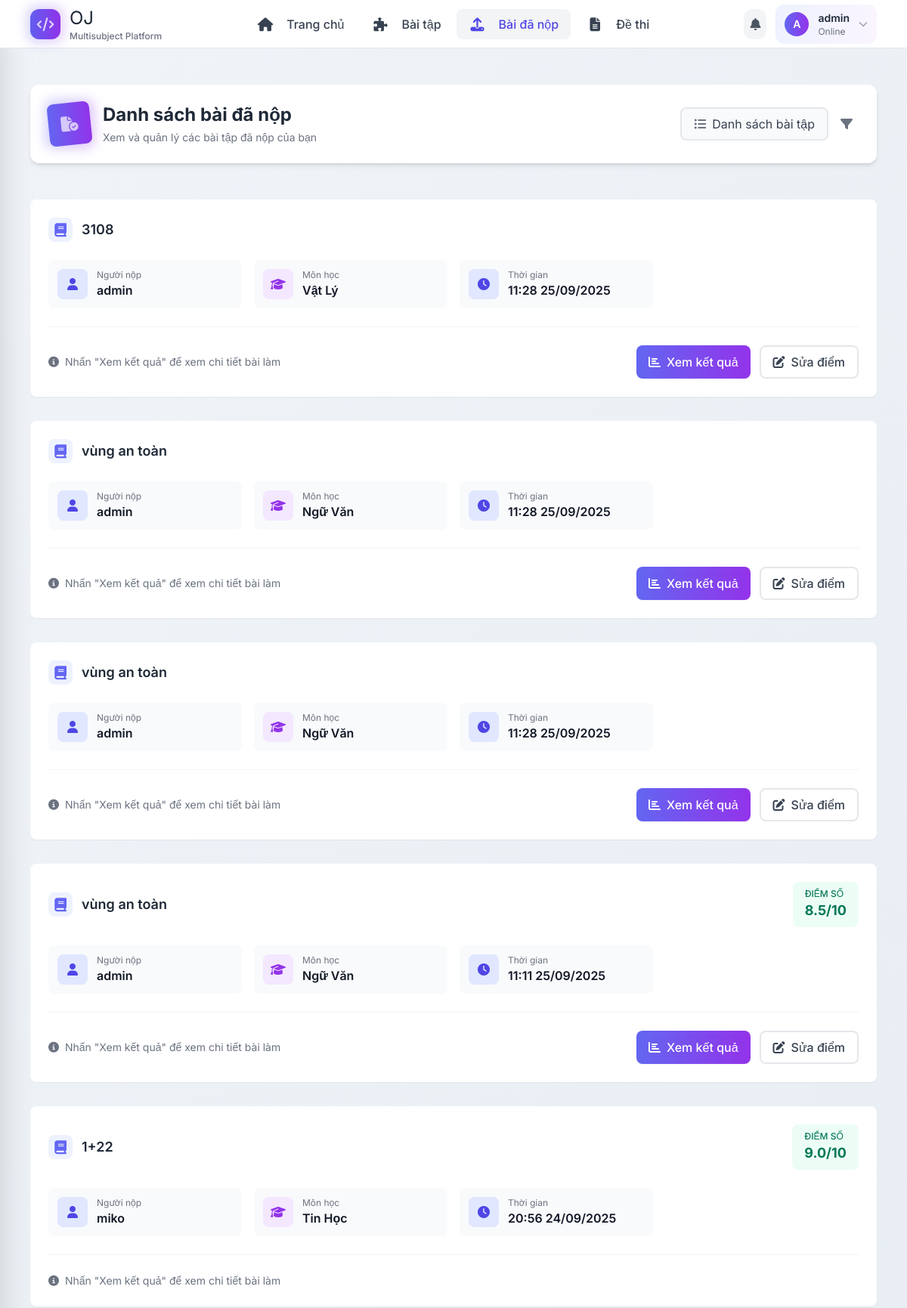
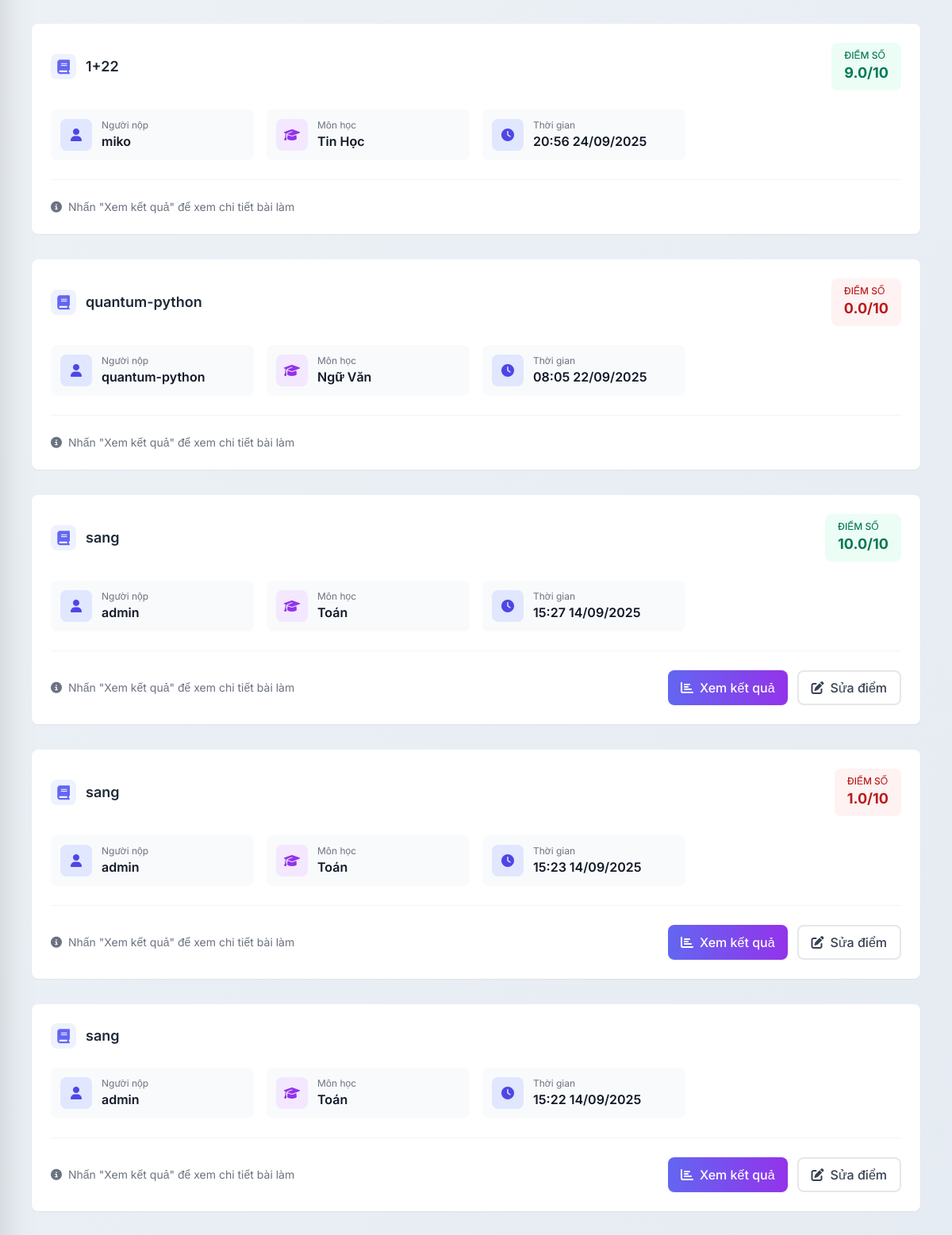
The app's page /submissions/ (signed in, upper part) with its own data (2 pictures, top to bottom).
### users/models.py (models this page shows)
class CustomUser(AbstractUser):
    is_teacher = models.BooleanField(default=False)

### submissions/models.py (models this page shows, shortened)
class Submission(models.Model):
    user = models.ForeignKey(settings.AUTH_USER_MODEL, on_delete=models.CASCADE)
    problem = models.ForeignKey(Problem, on_delete=models.CASCADE)
    code = models.TextField()
    submitted_at = models.DateTimeField(auto_now_add=True)
    score = models.FloatField(null=True, blank=True)
    comment = models.TextField(null=True, blank=True)

### problems/models.py (models this page shows, shortened)
class Problem(models.Model):
    title = models.CharField(max_length=200)
    description = models.TextField()
    subject = models.CharField(max_length=10, choices=SUBJECT_CHOICES)
    question_type = models.CharField(max_length=10, choices=QUESTION_TYPE, default='WRIT')
    difficulty = models.CharField(max_length=10, choices=DIFFICULTY_LEVELS)
    author = models.ForeignKey(User, on_delete=models.CASCADE, null=True)
    grading_criteria = models.TextField(null=True, blank=True, help_text="Tiêu chí chấm bài (dành cho AI)")
    created_at = models.DateTimeField(default=timezone.now)
    is_hidden = models.BooleanField(default=False)
    choice_a = models.CharField(max_length=255, null=True, blank=True)
    choice_b = models.CharField(max_length=255, null=True, blank=True)
    choice_c = models.CharField(max_length=255, null=True, blank=True)
    choice_d = models.CharField(max_length=255, null=True, blank=True)
    correct_answer = models.CharField(
        max_length=1,
        choices=[('A', 'A'), ('B', 'B'), ('C', 'C'), ('D', 'D')],
        null=True, blank=True,
        help_text="Chỉ áp dụng cho câu hỏi trắc nghiệm"
    )

### submissions/views.py (the view)
# urls.py: path('', submission_list, name='submission_list'),
def submission_list(request):
    submissions = Submission.objects.select_related('problem', 'user').order_by('-submitted_at')
    return render(request, 'submissions/list.html', {
        'submissions': submissions
    })

### submissions/templates/submissions/list.html (shortened to what this page needs)
{% extends 'base.html' %}
{% block content %}
<div class="max-w-7xl mx-auto px-4 py-8">
  <header class="relative mb-12">
    <div class="flex flex-col md:flex-row md:items-center md:justify-between bg-white rounded-xl shadow-md p-6 mb-8">
      <div class="flex items-center space-x-4">
        <div class="relative">
          <div class="w-14 h-14 bg-gradient-to-r from-indigo-500 to-purple-600 rounded-lg flex items-center justify-center text-white text-xl transform -rotate-6 hover:rotate-0 transition-transform">
            <i class="fas fa-file-circle-check"></i>
          </div>
          <div class="absolute -inset-1 bg-gradient-to-r from-indigo-500 to-purple-600 rounded-lg blur opacity-30"></div>
        </div>
        <div>
          <h1 class="text-2xl font-bold text-gray-800">Danh sách bài đã nộp</h1>
          <p class="text-gray-500 text-sm mt-1">Xem và quản lý các bài tập đã nộp của bạn</p>
        </div>
      </div>
      <div class="mt-4 md:mt-0 flex items-center space-x-2">
        <a href="{% url 'problem_list' %}" class="inline-flex items-center px-4 py-2 bg-gray-50 hover:bg-gray-100 text-gray-700 rounded-lg transition-colors border-2 border-gray-200">
          <i class="fas fa-list-ul mr-2 text-gray-500"></i>
          Danh sách bài tập
        </a>
        <button class="p-2 hover:bg-gray-100 rounded-lg text-gray-500 transition-colors" title="Lọc bài nộp">
          <i class="fas fa-filter"></i>
        </button>
      </div>
    </div>
  </header>
  {% if submissions %}
  <ul class="space-y-8">
    {% for submission in submissions %}
    <li class="bg-white rounded-lg shadow-sm hover:shadow-lg transition-all duration-300 group">
      <div class="relative p-6">
        <div class="flex flex-col sm:flex-row sm:justify-between sm:items-center gap-4 mb-6">
          <div class="flex-grow">
            <h2 class="text-lg font-semibold text-gray-800 group-hover:text-indigo-600 transition-colors truncate flex items-center" title="{{ submission.problem.title }}">
              <span class="w-8 h-8 rounded-lg bg-indigo-50 flex items-center justify-center mr-3">
                <i class="fas fa-book text-indigo-500"></i>
              </span>
              {{ submission.problem.title }}
            </h2>
          </div>
          {% if submission.score is not None %}
          <div class="flex items-center">
            <div class="px-4 py-2 rounded-lg {% if submission.score >= 8 %}bg-emerald-50 text-emerald-700{% elif submission.score >= 5 %}bg-amber-50 text-amber-700{% else %}bg-red-50 text-red-700{% endif %} flex items-center space-x-2">
              <div>
                <div class="text-xs font-medium uppercase">Điểm số</div>
                <div class="text-lg font-bold">{{ submission.score }}/10</div>
              </div>
            </div>
          </div>
          {% endif %}
        </div>
        <div class="grid grid-cols-2 md:grid-cols-4 gap-4">
          <div class="flex items-center p-3 bg-gray-50 rounded-lg hover:bg-indigo-50/50 transition-colors">
            <span class="w-10 h-10 rounded-lg bg-indigo-100 flex items-center justify-center mr-3">
              <i class="fas fa-user text-indigo-600"></i>
            </span>
            <div>
              <div class="text-xs text-gray-500">Người nộp</div>
              <div class="font-semibold text-gray-900 truncate">{{ submission.user.username }}</div>
            </div>
          </div>
          <div class="flex items-center p-3 bg-gray-50 rounded-lg hover:bg-purple-50/50 transition-colors">
            <span class="w-10 h-10 rounded-lg bg-purple-100 flex items-center justify-center mr-3">
              <i class="fas fa-graduation-cap text-purple-600"></i>
            </span>
            <div>
              <div class="text-xs text-gray-500">Môn học</div>
              <div class="font-semibold text-gray-900 truncate">{{ submission.problem.get_subject_display }}</div>
            </div>
          </div>
          <div class="flex items-center p-3 bg-gray-50 rounded-lg hover:bg-indigo-50/50 transition-colors">
            <span class="w-10 h-10 rounded-lg bg-indigo-100 flex items-center justify-center mr-3">
              <i class="fas fa-clock text-indigo-600"></i>
            </span>
            <div>
              <div class="text-xs text-gray-500">Thời gian</div>
              <div class="font-semibold text-gray-900">{{ submission.submitted_at|date:"H:i d/m/Y" }}</div>
            </div>
          </div>
        </div>
        <div class="mt-6 pt-6 border-t border-gray-100 flex flex-wrap items-center justify-between">
          <div class="flex items-center text-sm text-gray-500">
            <i class="fas fa-info-circle mr-2"></i>
            Nhấn "Xem kết quả" để xem chi tiết bài làm
          </div>
          <div class="flex flex-wrap gap-3">
            {% if submission.user == request.user or submission.problem.author == request.user %}
            <a href="{% url 'view_result' submission.id %}"
               class="inline-flex items-center px-4 py-2 rounded-lg bg-gradient-to-r from-indigo-500 to-purple-600 text-white font-medium hover:from-indigo-600 hover:to-purple-700 transition-all duration-300 shadow-sm hover:shadow-md">
              <i class="fas fa-chart-bar mr-2"></i>
              Xem kết quả
            </a>
            {% endif %}
            {% if request.user == submission.problem.author %}
            <button onclick="showScoreModal('{{ submission.id }}', '{{ submission.problem.title }}')"
                    class="inline-flex items-center px-4 py-2 rounded-lg border-2 border-gray-200 text-gray-700 font-medium hover:bg-gray-50 hover:border-gray-300 transition-all duration-300">
              <i class="fas fa-edit mr-2"></i>
              Sửa điểm
            </button>
            {% endif %}
          </div>
        </div>
      </div>
    </li>
    {% endfor %}
  </ul>
  {% endif %}
</div>
{% endblock %}

### templates/base.html (shortened to what this page needs)
{% load static %}
<!DOCTYPE html>
<html lang="vi">
<head>
  <link rel="stylesheet" href="{% static 'style.css' %}">
  <link href="https://cdnjs.cloudflare.com/ajax/libs/font-awesome/6.4.0/css/all.min.css" rel="stylesheet">
  <script src="https://cdn.tailwindcss.com"></script>
</head>
<body>
  <nav class="navbar" role="navigation" aria-label="Main navigation">
    <div class="flex items-center justify-between w-full max-w-7xl mx-auto px-4">
      <div class="flex items-center space-x-4">
        <a href="{% url 'home' %}" class="flex items-center space-x-3 group" aria-label="Về trang chủ">
          <div class="relative">
            <div class="w-10 h-10 bg-gradient-to-r from-indigo-500 to-purple-600 rounded-xl flex items-center justify-center text-white font-bold text-lg transform group-hover:scale-110 transition-transform duration-300">
              <i class="fas fa-code"></i>
            </div>
            <div class="absolute -inset-1 bg-gradient-to-r from-indigo-600 to-purple-600 rounded-xl blur opacity-25 group-hover:opacity-40 transition duration-300"></div>
          </div>
          <div>
            <span class="logo text-2xl">OJ</span>
            <div class="text-xs text-gray-500 font-medium">Multisubject Platform</div>
          </div>
        </a>
      </div>
      <div class="nav-desktop hidden md:flex items-center space-x-1">
        <a href="{% url 'home' %}" class="nav-link flex items-center space-x-2 px-4 py-2 text-gray-700 hover:text-indigo-600 {% if request.path == '/' %}active{% endif %}">
          <i class="fas fa-home text-sm"></i>
          <span class="font-medium">Trang chủ</span>
        </a>
        <a href="{% url 'problem_list' %}" class="nav-link flex items-center space-x-2 px-4 py-2 text-gray-700 hover:text-indigo-600 {% if '/problems/' in request.path %}active{% endif %}">
          <i class="fas fa-puzzle-piece text-sm"></i>
          <span class="font-medium">Bài tập</span>
        </a>
        <a href="{% url 'submission_list' %}" class="nav-link flex items-center space-x-2 px-4 py-2 text-gray-700 hover:text-indigo-600 {% if '/submissions/' in request.path %}active{% endif %}">
          <i class="fas fa-upload text-sm"></i>
          <span class="font-medium">Bài đã nộp</span>
        </a>
        <a href="{% url 'exam_list' %}" class="nav-link flex items-center space-x-2 px-4 py-2 text-gray-700 hover:text-indigo-600 {% if '/exams/' in request.path %}active{% endif %}">
          <i class="fas fa-file-alt text-sm"></i>
          <span class="font-medium">Đề thi</span>
        </a>
      </div>
      <div class="flex items-center space-x-3">
        {% if user.is_authenticated %}
          <button class="notification-badge p-2 rounded-xl bg-gray-100 hover:bg-gray-200 transition-colors" title="Thông báo">
            <i class="fas fa-bell text-gray-600"></i>
          </button>
          <div class="user-menu relative hidden md:block" role="menu">
            <div id="userMenuTrigger" class="flex items-center space-x-3 px-3 py-2 bg-gradient-to-r from-indigo-50 to-purple-50 rounded-xl cursor-pointer hover:from-indigo-100 hover:to-purple-100 transition-all duration-300" aria-expanded="false" aria-haspopup="true">
              <div class="w-8 h-8 bg-gradient-to-r from-indigo-500 to-purple-600 rounded-full flex items-center justify-center text-white text-sm font-semibold">
                {{ user.username|first|upper }}
              </div>
              <div class="hidden sm:block">
                <div class="font-semibold text-gray-800 text-sm">{{ user.username }}</div>
                <div class="text-xs text-gray-500">Online</div>
              </div>
              <i class="fas fa-chevron-down text-xs text-gray-400 transition-transform duration-300" id="chevronIcon"></i>
            </div>
          </div>
        {% endif %}
      </div>
    </div>
  </nav>
  <main class="content slide-in" role="main">
    {% block content %}{% endblock %}
  </main>
</body>
</html>

### static/style.css (style rules this page uses)
:root { --primary-color: #4F46E5; --primary-hover: #4338CA; --secondary-color: #475569; --danger-color: #DC2626; --success-color: #059669; --light-color: #F3F4F6; --dark-color: #1F2937; --border-color: #E5E7EB; --bg-color: #FFFFFF; }
*, *::before, *::after { margin: 0; padding: 0; box-sizing: border-box; }
html { font-size: 16px; }
body { font-family: 'Inter', sans-serif; line-height: 1.5; color: var(--dark-color); background: linear-gradient(120deg, #f0f4f8 0%, #e0e7ef 100%); min-height: 100vh; }
.navbar { position: fixed; top: 0; left: 0; right: 0; height: 4rem; background-color: var(--bg-color); display: flex; align-items: center; justify-content: space-between; padding: 0 1.5rem; z-index: 1000; transition: all 0.3s ease; border-bottom: 1px solid var(--border-color); }
.nav-link { display: flex; align-items: center; gap: 0.5rem; color: var(--secondary-color); text-decoration: none; font-weight: 500; padding: 0.5rem 1rem; border-radius: 0.5rem; transition: all 0.2s ease; }
.nav-link.active { color: var(--primary-color); background-color: var(--light-color); font-weight: 600; }
.nav-link i { font-size: 1.125rem; width: 1.5rem; text-align: center; }
.user-menu, .auth-buttons { display: flex; align-items: center; gap: 0.75rem; }
.content { max-width: 80rem; margin: 5rem auto 2rem; padding: 0 1.5rem; }
h1, h2, h3, h4 { color: var(--dark-color); font-weight: 700; line-height: 1.2; margin-bottom: 1rem; }
h1 { font-size: 2rem; }
h2 { font-size: 1.5rem; }

### records on screen
CustomUser: username|first "A", username "admin"
Submission: problem "3108", user.username "admin", problem.subject "Vật Lý", submitted_at "11:28 25/09/2025", shows "Xem kết quả"
Submission: problem "vùng an toàn", user.username "admin", problem.subject "Ngữ Văn", submitted_at "11:28 25/09/2025", shows "Xem kết quả"
Submission: problem "vùng an toàn", user.username "admin", problem.subject "Ngữ Văn", submitted_at "11:28 25/09/2025", shows "Xem kết quả"
Submission: problem "vùng an toàn", score "8.5", user.username "admin", problem.subject "Ngữ Văn", submitted_at "11:11 25/09/2025", shows "Xem kết quả"
Submission: problem "1+22", score "9.0", user.username "miko", problem.subject "Tin Học", submitted_at "20:56 24/09/2025"
Submission: problem "1+22", score "9.0", user.username "miko", problem.subject "Tin Học", submitted_at "20:56 24/09/2025"
Submission: problem "quantum-python", score "0.0", user.username "quantum-python", problem.subject "Ngữ Văn", submitted_at "08:05 22/09/2025"
Submission: problem "sang", score "10.0", user.username "admin", problem.subject "Toán", submitted_at "15:27 14/09/2025", shows "Xem kết quả"
Submission: problem "sang", score "1.0", user.username "admin", problem.subject "Toán", submitted_at "15:23 14/09/2025", shows "Xem kết quả"
Submission: problem "sang", user.username "admin", problem.subject "Toán", submitted_at "15:22 14/09/2025", shows "Xem kết quả"
